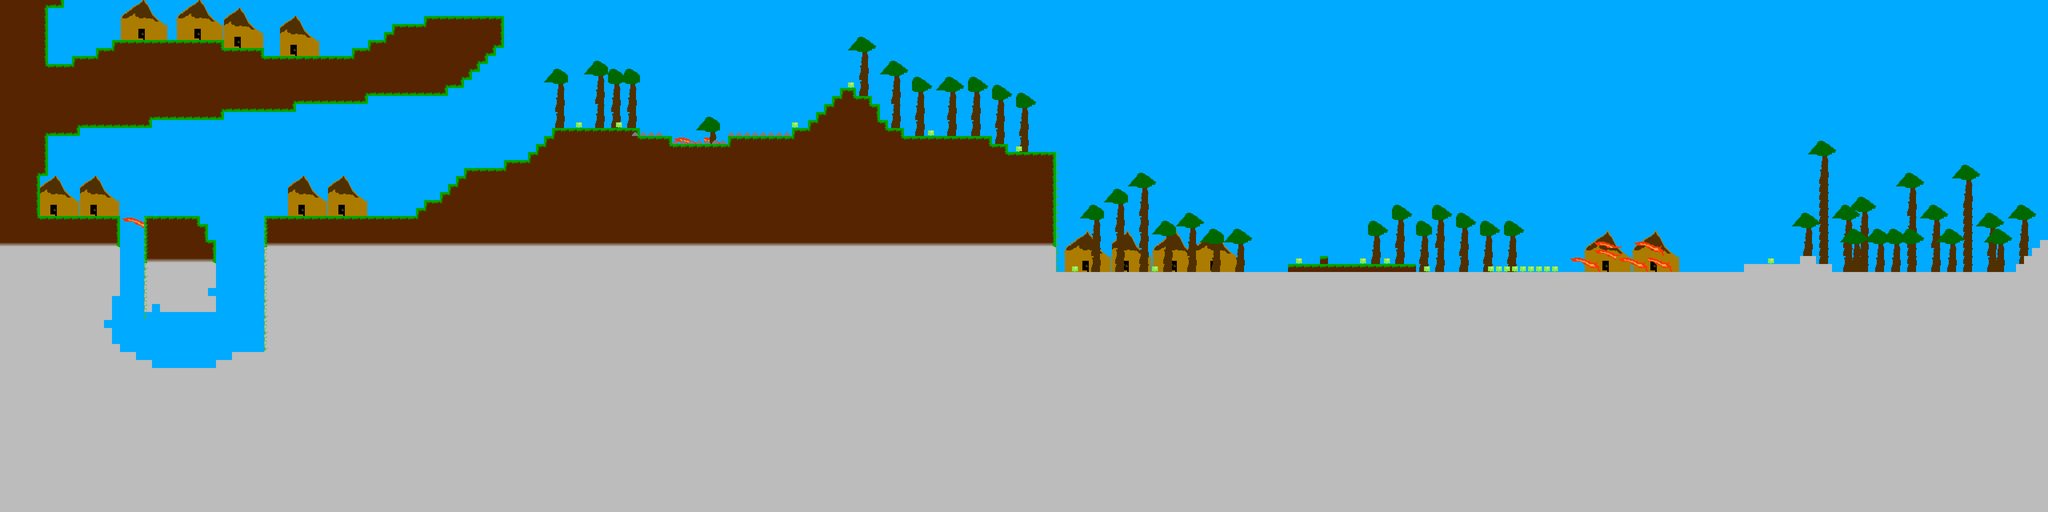

This is a level from a 2D game, rendered from its Tiled map with the project's own tilesets. A one-line summary and the map file follow, with tile-layer data summarised:
An orthogonal 256x64 tile map with 20x20 px tiles, 4 tile layers (extra background, background, collidable, foreground) and 9 objects (3x vine, player, spike, exit, treasure, ...).

<map version="1.0" orientation="orthogonal" width="256" height="64" tilewidth="20" tileheight="20" backgroundcolor="#00aaff">
 <tileset firstgid="1" name="Village" tilewidth="20" tileheight="20">
  <image source="../images/village.png" width="340" height="120" />
 </tileset>
 <layer name="extra background" width="256" height="64">
  <data>[16384 cells, 460 non-empty, 70 distinct tile ids]</data>
 </layer>
 <layer name="background" width="256" height="64">
  <data>[16384 cells, 1070 non-empty, 65 distinct tile ids]</data>
 </layer>
 <layer name="collidable" width="256" height="64">
  <data>[16384 cells, 9798 non-empty, 18 distinct tile ids]</data>
 </layer>
 <layer name="foreground" width="256" height="64">
  <data>[16384 cells, 276 non-empty, 31 distinct tile ids]</data>
 </layer>
 <objectgroup name="objects" width="256" height="64">
  <properties>
   <property name="name" value="objects" />
  </properties>
  <object name="player" x="171" y="457" width="38" height="62" />
  <object name="spike" x="436" y="434" width="47" height="38" />
  <object name="vine" x="654" y="538" width="14" height="344" />
  <object name="vine" x="349" y="545" width="28" height="255" />
  <object name="vine" x="2623" y="380" width="32" height="300" />
  <object name="exit" x="4800" y="16" width="323" height="717" />
  <object name="treasure" x="377" y="33" width="31" height="30" />
  <object name="spider" x="1489" y="167" width="46" height="43" />
  <object name="ghost" x="3132" y="400" width="87" height="84" />
 </objectgroup>
</map>
